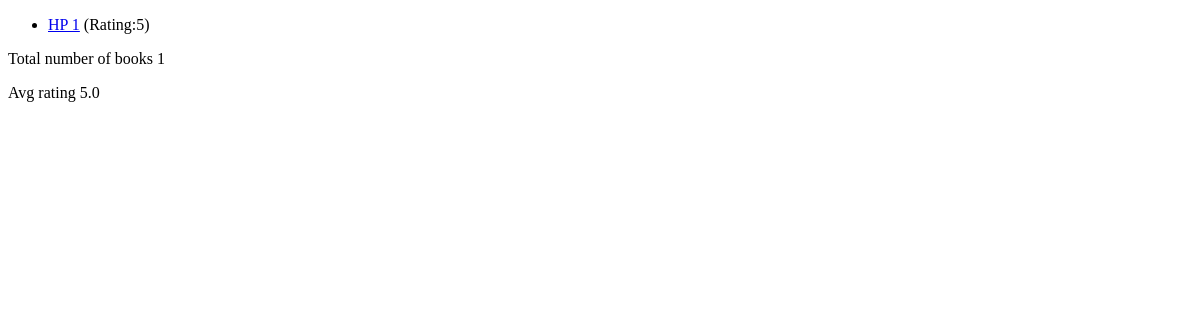
The app's page /, older data.
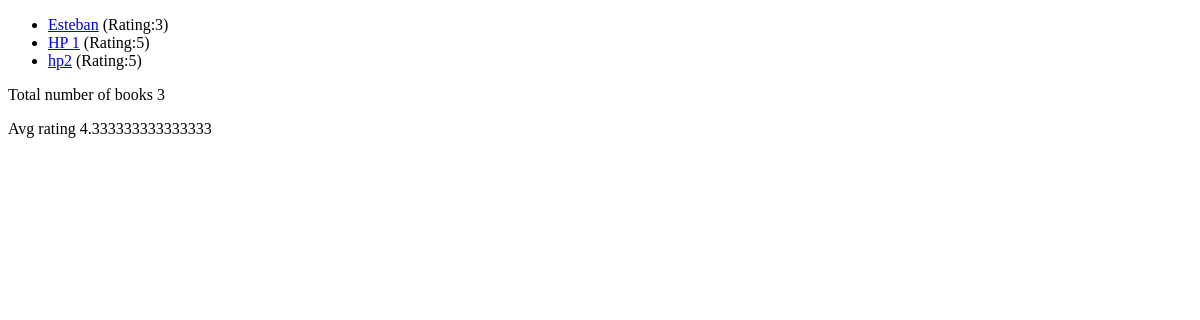
The same page, newer data.
### book_outlet/models.py (models this page shows, shortened)
class Book(models.Model):
    title = models.CharField(max_length=50)
    rating = models.IntegerField(validators=[MinValueValidator(1),MaxValueValidator(5)])
    author = models.ForeignKey(Author,on_delete=models.CASCADE,null=True,related_name="books")
    is_bestselling = models.BooleanField(default=False)
    slug = models.SlugField(default="", blank=True, null="False",db_index=True)
    published_countries = models.ManyToManyField(Country)
    def get_absolute_url(self):
        return reverse("book-detail", args=[self.slug])

### book_outlet/views.py (the view)
# urls.py: path("",views.index),
def index(request):
    books = Book.objects.all().order_by("title")
    num_books = books.count()
    avg_rating = books.aggregate(Avg("rating"))
    return render(request,"book_outlet/index.html",{
        "books": books,
        "total_number_of_books":num_books,
        "average_rating": avg_rating
    })

### book_outlet/templates/book_outlet/index.html (shortened to what this page needs)
{% extends "book_outlet/base.html" %}
{% block content %}
    <ul>
        {% for book in books %}
            <li><a href="{{book.get_absolute_url}}">{{book.title}}</a> (Rating:{{book.rating}})</li>
        {% endfor %}
    </ul>
<p>Total number of books {{ total_number_of_books}}</p>
<p>Avg rating {{average_rating.rating__avg}}</p>
{% endblock content %}

### book_outlet/templates/book_outlet/base.html (shortened to what this page needs)
<!DOCTYPE html>
<html lang="en">
<head>
</head>
<body>
    {% block content %}{% endblock content %}
</body>
</html>

Row changes from the older to the newer data that the page shows:
added Book: title "Esteban", rating "3"
added Book: title "hp2", rating "5"
Text that changed along with them:
{{ total_number_of_books }}: "1" → "3"
{{ average_rating.rating__avg }}: "5.0" → "4.333333333333333"
